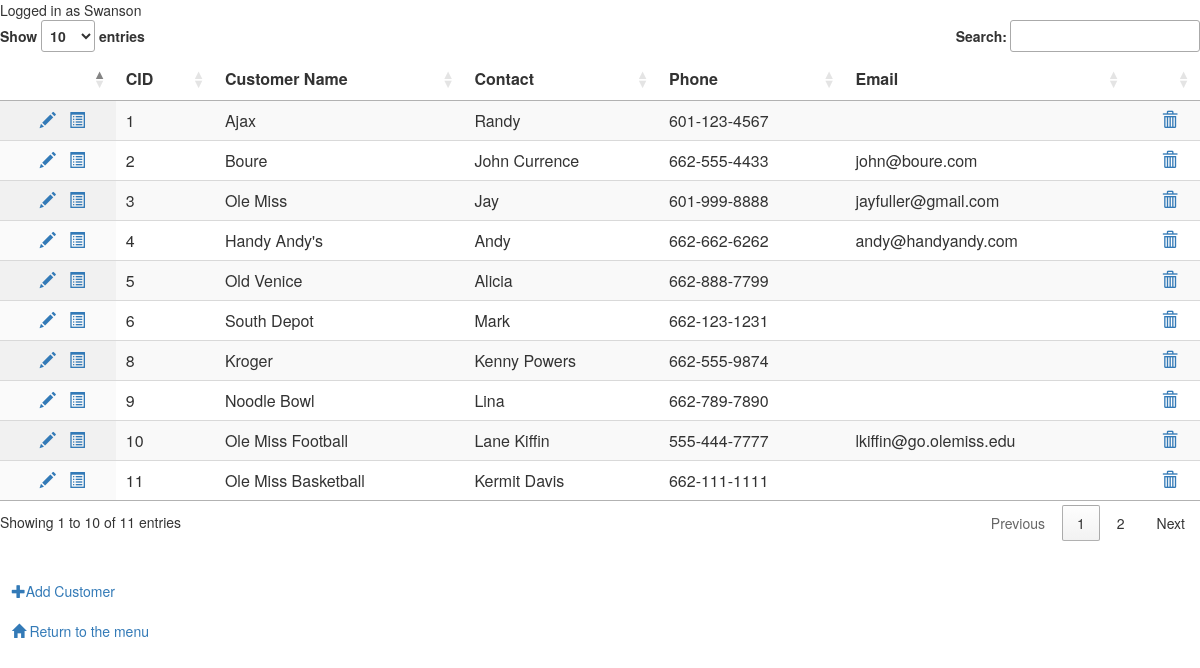
Page /papercompany/view_customers.php (signed in) on the committed database.
### tables this page shows
CREATE TABLE `customers` (
  `custID` int(11) NOT NULL,
  `custName` varchar(64) NOT NULL,
  `custContact` varchar(64) DEFAULT NULL,
  `custPhone` varchar(32) NOT NULL,
  `custEmail` varchar(64) NOT NULL
);

### papercompany/view_customers.php (the view, shortened to what this page needs)
<html>
    <head>
        <link rel="stylesheet" href="https://maxcdn.bootstrapcdn.com/bootstrap/3.3.7/css/bootstrap.min.css">
        <link rel="stylesheet" href="https://maxcdn.bootstrapcdn.com/bootstrap/3.3.7/css/bootstrap-theme.min.css">
        <link rel="stylesheet" type="text/css" href="https://cdn.datatables.net/1.10.20/css/jquery.dataTables.min.css">
    </head>
    <body>
    <table id="mycustomertable" class="display" style="width:100%">
        <thead>
            <tr><th></th><th>CID</th><th>Customer Name</th><th>Contact</th><th>Phone</th><th>Email</th><th></th></tr>
        </thead><tbody>
<?php
require_once("dbcreds.php");
    if($_SESSION['ValidUser'] == true) {
        echo "Logged in as " . $_SESSION['Employee'] . "<BR>";
    } else {
    echo "You must <a href='login.php'>login</a> in order to access this site.";
    exit;
    }
try {
    $conn = new PDO("mysql:host=$dbhost;dbname=$dbname", $dbuser, $dbpass);
    $conn->setAttribute(PDO::ATTR_ERRMODE, PDO::ERRMODE_EXCEPTION);
}
catch(PDOException $e) {
    echo "There has been an issue (#33) with the database connection. Please see your administrator";
}
try {
    $stmt = $conn->prepare("SELECT custID, custName, custContact, custPhone, custEmail FROM customers ORDER BY custID ASC");
    $stmt->execute();
    while($row = $stmt->fetch()) {
        $custid = $row["custID"];
        echo "<tr><td align='center'>&nbsp;&nbsp;" .
             "<a href='edit_customer.php?cid=$custid'><span class='glyphicon glyphicon-pencil' aria-hidden='true'></span></a>" .
             "&nbsp;&nbsp;&nbsp;<a href='view_customer_orders.php?cid=$custid'><span class='glyphicon glyphicon-list-alt' aria-hidden='true'></span></a></td>" .
             "<td>" . $row['custID'] . "</td>"   .
             "<td>" . $row['custName'] . "</td>"     .
             "<td>" . $row['custContact'] . "</td>"  .
             "<td>" . $row['custPhone'] . "</td>"  .
             "<td>" . $row['custEmail'] . "</td>"  .
             "<td align='center'>&nbsp;&nbsp;" . "<a href='delete_customer.php?cid=$custid'><span class='glyphicon glyphicon-trash' aria-hidden='true'></span></a></td></tr>";
    }
}
catch(PDOException $e) {
    echo "Error: " . $e->getMessage();
}
?>
        </tbody></table>
        <br><br>
        &nbsp;&nbsp;&nbsp;<a href="customerform.php"><span class='glyphicon glyphicon-plus' aria-hidden='true'></span>Add Customer</a>
        <br><br>
        &nbsp;&nbsp;&nbsp;<a href="mainmenu.php"><span class='glyphicon glyphicon-home' aria-hidden='true'></span> Return to the menu</a>
    </body>
</html>

### rows in the picture
customers: custID "1", custName "Ajax", custContact "Randy", custPhone "601-123-4567"
customers: custID "2", custName "Boure", custContact "John Currence", custPhone "662-555-4433", custEmail "john@boure.com"
customers: custID "3", custName "Ole Miss", custContact "Jay", custPhone "601-999-8888", custEmail "jayfuller@gmail.com"
customers: custID "4", custName "Handy Andy's", custContact "Andy", custPhone "662-662-6262", custEmail "andy@handyandy.com"
customers: custID "5", custName "Old Venice", custContact "Alicia", custPhone "662-888-7799"
customers: custID "6", custName "South Depot", custContact "Mark", custPhone "662-123-1231"
customers: custID "8", custName "Kroger", custContact "Kenny Powers", custPhone "662-555-9874"
customers: custID "9", custName "Noodle Bowl", custContact "Lina", custPhone "662-789-7890"
customers: custID "10", custName "Ole Miss Football", custContact "Lane Kiffin", custPhone "555-444-7777", custEmail "lkiffin@go.olemiss.edu"
customers: custID "11", custName "Ole Miss Basketball", custContact "Kermit Davis", custPhone "662-111-1111"
